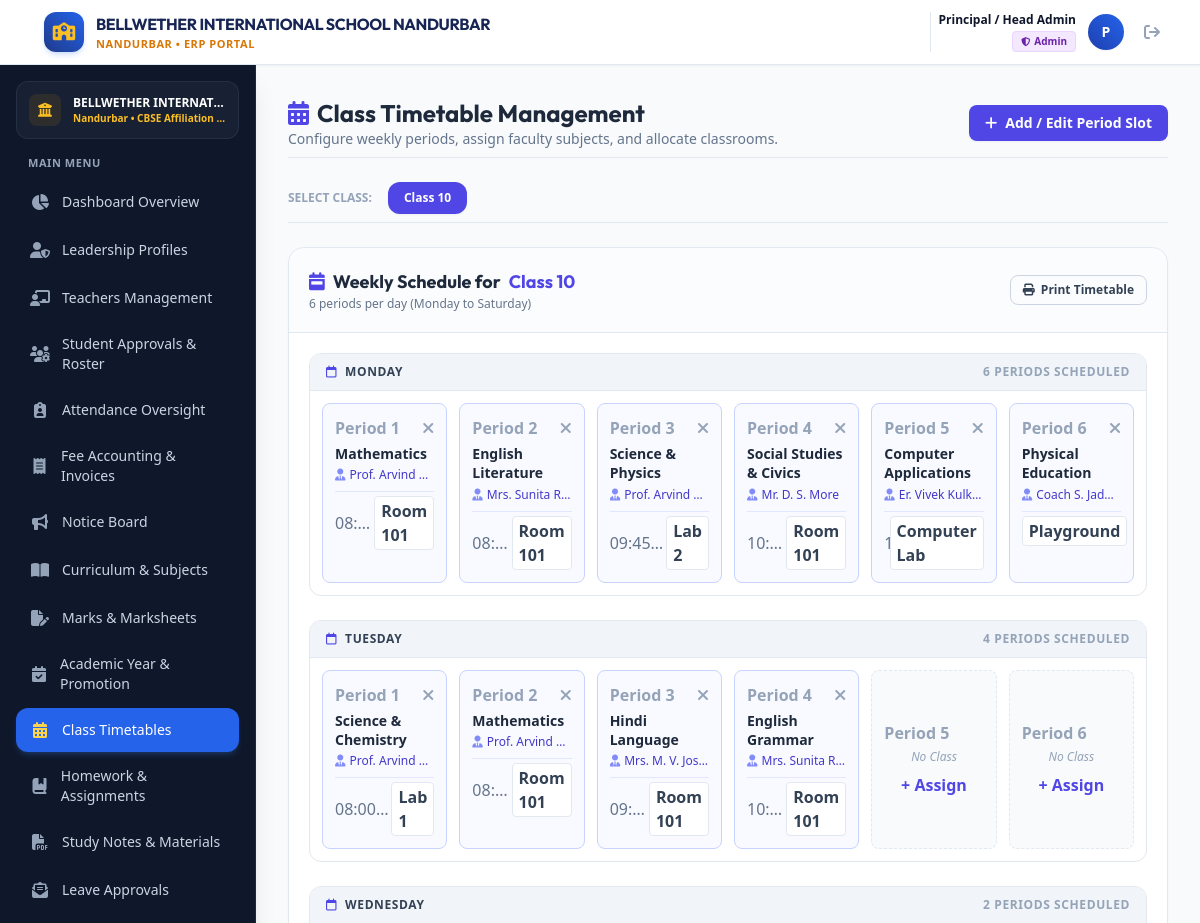
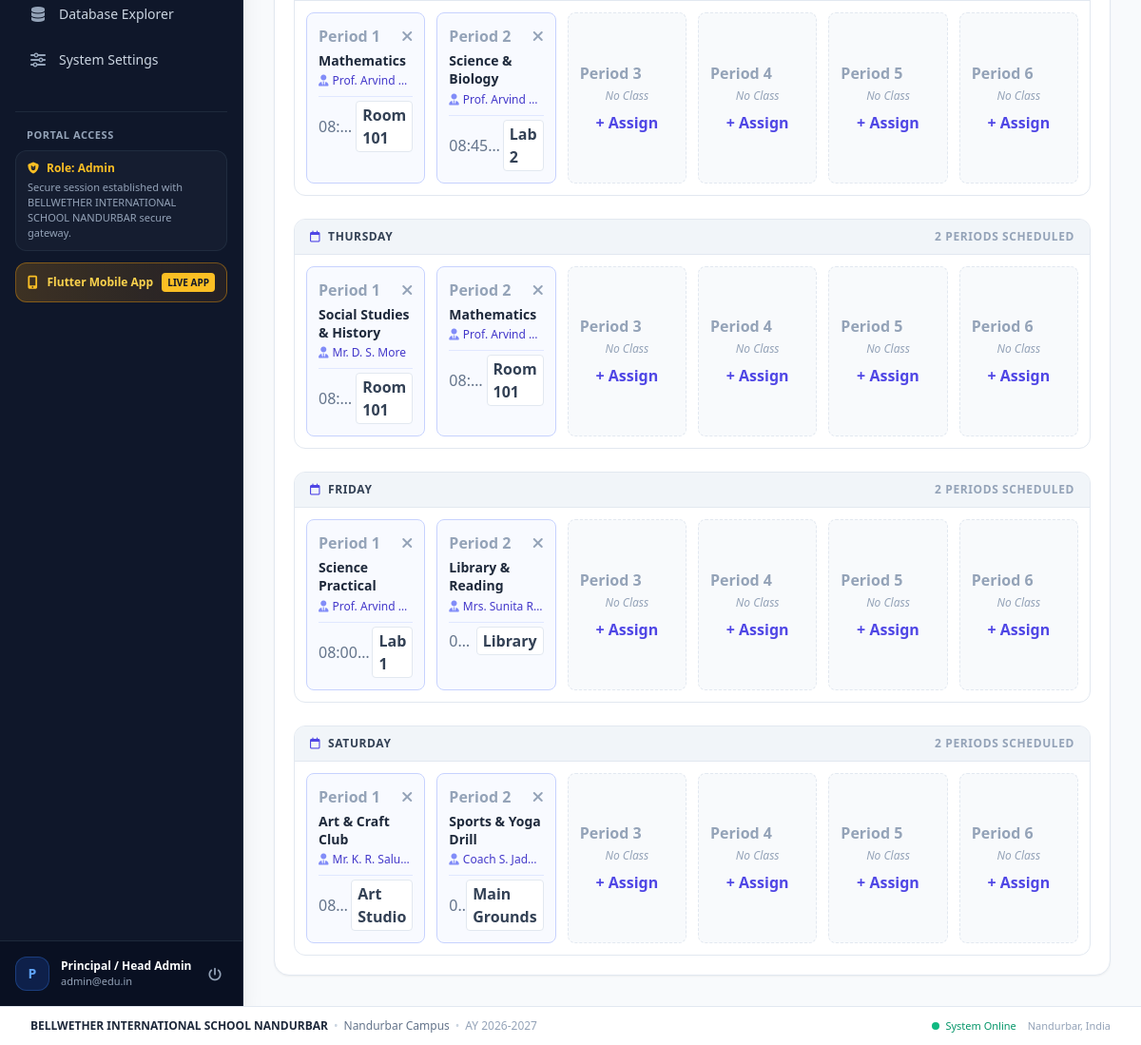
Page /admin/timetable.php (signed in) on the committed database (2 pictures, top to bottom).
### tables this page shows
CREATE TABLE settings (
            key TEXT PRIMARY KEY,
            value TEXT
        );

CREATE TABLE timetables (
            id INTEGER PRIMARY KEY AUTOINCREMENT,
            class TEXT NOT NULL,
            day_of_week TEXT NOT NULL,
            period_number INTEGER NOT NULL,
            time_slot TEXT NOT NULL,
            subject TEXT NOT NULL,
            teacher_name TEXT NOT NULL,
            room_no TEXT DEFAULT 'Room 101'
        );

### admin/timetable.php (the view, shortened to what the rows shown need)
<?php
require_once __DIR__ . '/../config/db.php';
require_once __DIR__ . '/../includes/auth.php';
$classes_query = $pdo->query("SELECT DISTINCT class FROM students WHERE class IS NOT NULL AND class != '' UNION SELECT DISTINCT class FROM timetables ORDER BY class");
$all_classes = $classes_query->fetchAll(PDO::FETCH_COLUMN);
$selected_class = $_GET['class'] ?? $all_classes[0];
$ttStmt = $pdo->prepare("SELECT * FROM timetables WHERE class = ? ORDER BY period_number ASC");
$ttStmt->execute([$selected_class]);
$raw_slots = $ttStmt->fetchAll();
$days = ['Monday', 'Tuesday', 'Wednesday', 'Thursday', 'Friday', 'Saturday'];
$timetable_grid = [];
foreach ($days as $d) {
    $timetable_grid[$d] = [];
}
foreach ($raw_slots as $slot) {
    if (isset($timetable_grid[$slot['day_of_week']])) {
        $timetable_grid[$slot['day_of_week']][$slot['period_number']] = $slot;
    }
}
require_once __DIR__ . '/../includes/header.php';
require_once __DIR__ . '/../includes/sidebar.php';
?>
<main class="flex-1 overflow-y-auto bg-slate-50 p-4 sm:p-6 lg:p-8">
<div class="space-y-6">
    <div class="flex flex-col sm:flex-row sm:items-center sm:justify-between gap-4 pb-2 border-b border-slate-200 no-print">
        <div>
            <h1 class="text-2xl font-bold text-slate-800 flex items-center gap-2">
                <i class="fa-solid fa-calendar-days text-indigo-600"></i>
                Class Timetable Management
            </h1>
        </div>
    </div>
    <div class="bg-white rounded-2xl border border-slate-200 shadow-sm overflow-hidden">
        <div class="p-5 border-b border-slate-200 flex items-center justify-between bg-slate-50/50">
            <div>
                <h2 class="text-lg font-bold text-slate-800 flex items-center gap-2">
                    <i class="fa-solid fa-calendar-week text-indigo-600"></i>
                    Weekly Schedule for <span class="text-indigo-600"><?= htmlspecialchars($selected_class) ?></span>
                </h2>
            </div>
        </div>
        <div class="p-5 overflow-x-auto">
            <div class="space-y-6">
                <?php foreach ($days as $day):
                    $day_slots = $timetable_grid[$day] ?? [];
                ?>
                    <div class="border border-slate-200 rounded-xl overflow-hidden">
                        <div class="px-4 py-2.5 bg-slate-100 border-b border-slate-200 font-bold text-xs uppercase tracking-wider text-slate-700 flex items-center justify-between">
                            <span class="flex items-center gap-2">
                                <i class="fa-regular fa-calendar text-indigo-600"></i>
                                <?= $day ?>
                            </span>
                            <span class="text-2xs font-semibold text-slate-400">
                                <?= count($day_slots) ?> Periods Scheduled
                            </span>
                        </div>
                        <div class="p-3 grid grid-cols-1 sm:grid-cols-2 md:grid-cols-3 lg:grid-cols-6 gap-3">
                            <?php for ($p = 1; $p <= 6; $p++):
                                $slot = $day_slots[$p] ?? null;
                            ?>
                                <div class="p-3 rounded-lg border <?= $slot ? 'bg-indigo-50/40 border-indigo-200' : 'bg-slate-50 border-dashed border-slate-200 text-center flex flex-col items-center justify-center' ?> min-h-[110px] relative group transition hover:shadow-xs">
                                    <div class="flex items-center justify-between text-2xs font-semibold text-slate-400 mb-1 w-full">
                                        <span>Period <?= $p ?></span>
                                        <?php if ($slot): ?>
                                            <form method="POST" class="inline" onsubmit="return confirm('Remove Period <?= $p ?> on <?= $day ?>?')">
                                                <button type="submit" class="text-slate-400 hover:text-rose-600 transition" title="Delete slot">
                                                    <i class="fa-solid fa-xmark"></i>
                                                </button>
                                            </form>
                                        <?php endif; ?>
                                    </div>
                                    <?php if ($slot): ?>
                                        <div class="font-bold text-slate-800 text-sm leading-snug">
                                            <?= htmlspecialchars($slot['subject']) ?>
                                        </div>
                                        <div class="text-xs text-indigo-700 font-medium mt-1 truncate">
                                            <i class="fa-solid fa-user-tie mr-1 text-indigo-400"></i><?= htmlspecialchars($slot['teacher_name']) ?>
                                        </div>
                                        <div class="flex items-center justify-between mt-2 pt-1 border-t border-indigo-100 text-2xs text-slate-500">
                                            <span class="truncate"><?= htmlspecialchars($slot['time_slot']) ?></span>
                                            <span class="font-semibold text-slate-700 bg-white px-1.5 py-0.5 rounded border border-slate-200"><?= htmlspecialchars($slot['room_no']) ?></span>
                                        </div>
                                    <?php else: ?>
                                        <div class="text-xs text-slate-400 italic">No Class</div>
                                        <button onclick="openAddSlotModal('<?= $day ?>', <?= $p ?>)" class="mt-2 text-2xs font-semibold text-indigo-600 hover:text-indigo-800">
                                            + Assign
                                        </button>
                                    <?php endif; ?>
                                </div>
                            <?php endfor; ?>
                        </div>
                    </div>
                <?php endforeach; ?>
            </div>
        </div>
    </div>
</div>
</main>
<?php include __DIR__ . '/../includes/footer.php'; ?>

### includes/header.php (shortened to what the rows shown need)
<?php
require_once __DIR__ . '/auth.php';
$school_name = get_setting($pdo, 'school_name', 'BELLWETHER INTERNATIONAL SCHOOL NANDURBAR');
$school_city = get_setting($pdo, 'school_city', 'Nandurbar');
?>
<!DOCTYPE html>
<html lang="en" class="h-full bg-slate-50">
<head>
    <script src="https://cdn.tailwindcss.com"></script>
    <link rel="stylesheet" href="https://cdnjs.cloudflare.com/ajax/libs/font-awesome/6.5.1/css/all.min.css">
    <link rel="stylesheet" href="/assets/css/custom.css">
</head>
<body class="h-full flex flex-col font-sans text-slate-800 antialiased bg-slate-50">
    <header class="bg-white border-b border-slate-200 sticky top-0 z-30 shadow-sm no-print">
        <div class="px-4 sm:px-6 lg:px-8">
            <div class="flex items-center justify-between h-16">
                <div class="flex items-center space-x-3">
                    <a href="/" class="flex items-center space-x-2 sm:space-x-3 group min-w-0">
                        <div class="min-w-0">
                            <span class="text-xs sm:text-sm md:text-base font-bold tracking-tight text-navy-950 font-['Outfit'] block leading-tight truncate max-w-[130px] xs:max-w-[180px] sm:max-w-xs md:max-w-md lg:max-w-xl" title="<?= htmlspecialchars($school_name) ?>"><?= htmlspecialchars($school_name) ?></span>
                            <span class="text-[9px] sm:text-[11px] font-semibold tracking-wider text-amber-600 uppercase block truncate"><?= htmlspecialchars($school_city) ?> • ERP Portal</span>
                        </div>
                    </a>
                </div>
            </div>
        </div>
    </header>
    <div class="flex-1 flex overflow-hidden">

### includes/sidebar.php (shortened to what the rows shown need)
<?php
$user = current_user();
$role = $user['role'] ?? 'student';
$school_name = isset($pdo) ? get_setting($pdo, 'school_name', 'BELLWETHER INTERNATIONAL SCHOOL NANDURBAR') : 'BELLWETHER INTERNATIONAL SCHOOL NANDURBAR';
$school_city = isset($pdo) ? get_setting($pdo, 'school_city', 'Nandurbar') : 'Nandurbar';
$school_affiliation = isset($pdo) ? get_setting($pdo, 'school_affiliation', 'CBSE #113042') : 'CBSE';
?>
<aside id="sidebar" class="fixed inset-y-0 left-0 z-40 w-64 bg-slate-900 text-slate-300 transform -translate-x-full lg:translate-x-0 lg:static lg:inset-auto transition-transform duration-200 ease-in-out flex flex-col justify-between shrink-0 shadow-xl border-r border-slate-800 no-print">
    <div class="p-4 flex-1 flex flex-col overflow-y-auto">
        <div class="px-3 py-3 mb-4 rounded-xl bg-slate-800/60 border border-slate-700/50 flex items-center space-x-3 min-w-0">
            <div class="min-w-0 flex-1">
                <p class="text-xs font-bold text-white truncate" title="<?= htmlspecialchars($school_name) ?>"><?= htmlspecialchars($school_name) ?></p>
                <p class="text-[10px] text-amber-400 font-semibold truncate"><?= htmlspecialchars($school_city) ?> • <?= htmlspecialchars($school_affiliation) ?></p>
            </div>
        </div>
        <div class="mt-8 pt-4 border-t border-slate-800">
            <div class="px-3 py-2.5 rounded-xl bg-slate-800/40 border border-slate-700/40 text-xs text-slate-300">
                <div class="flex items-center space-x-2 text-amber-400 font-semibold mb-1">
                    <i class="fa-solid fa-shield-cat"></i>
                    <span>Role: <?= ucfirst($role) ?></span>
                </div>
                <p class="text-[11px] text-slate-400">Secure session established with <?= htmlspecialchars($school_name) ?> secure gateway.</p>
            </div>
        </div>
    </div>
</aside>

### includes/footer.php (shortened to what the rows shown need)
<?php
$footer_school_name = isset($pdo) ? get_setting($pdo, 'school_name', 'BELLWETHER INTERNATIONAL SCHOOL NANDURBAR') : 'BELLWETHER INTERNATIONAL SCHOOL NANDURBAR';
$footer_school_city = isset($pdo) ? get_setting($pdo, 'school_city', 'Nandurbar') : 'Nandurbar';
?>
    </div>
    <footer class="bg-white border-t border-slate-200 py-3 px-4 sm:px-6 lg:px-8 text-xs text-slate-500 flex flex-col sm:flex-row items-center justify-between gap-2 no-print">
        <div class="flex flex-wrap items-center justify-center sm:justify-start gap-1.5 text-center sm:text-left min-w-0">
            <span class="font-bold text-slate-800 break-words"><?= htmlspecialchars($footer_school_name) ?></span>
            <span class="text-slate-300 hidden sm:inline">&bull;</span>
            <span class="text-slate-500"><?= htmlspecialchars($footer_school_city) ?> Campus</span>
            <span class="text-slate-300 hidden sm:inline">&bull;</span>
            <span class="text-slate-400">AY 2026-2027</span>
        </div>
        <div class="flex items-center space-x-3 shrink-0">
            <span class="inline-flex items-center text-emerald-600 font-medium text-[11px]">
                <span class="w-2 h-2 rounded-full bg-emerald-500 mr-1.5 animate-pulse"></span> System Online
            </span>
            <span class="text-slate-400 text-[11px]"><?= htmlspecialchars($footer_school_city) ?>, India</span>
        </div>
    </footer>
</body>
</html>

### rows in the picture
settings: value "BELLWETHER INTERNATIONAL SCHOOL NANDURBAR", value "BELLWETHER INTERNAT…"
settings: value "NANDURBAR", value "Nandurbar"
settings: value "CBSE Affiliation…"
timetables: subject "Mathematics", teacher_name "Prof. Arvind…", time_slot "08:…", room_no "Room 101"
timetables: subject "English Literature", teacher_name "Mrs. Sunita R…", time_slot "08:…", room_no "Room 101"
timetables: subject "Science & Physics", teacher_name "Prof. Arvind…", time_slot "09:45…", room_no "Lab 2"
timetables: subject "Social Studies & Civics", teacher_name "Mr. D. S. More", time_slot "10:…", room_no "Room 101"
timetables: subject "Computer Applications", teacher_name "Er. Vivek Kulk…", room_no "Computer Lab"
timetables: subject "Physical Education", teacher_name "Coach S. Jad…", room_no "Playground"
timetables: subject "Science & Chemistry", teacher_name "Prof. Arvind…", time_slot "08:00…", room_no "Lab 1"
timetables: subject "Mathematics", teacher_name "Prof. Arvind…", time_slot "08:…", room_no "Room 101"
timetables: subject "Hindi Language", teacher_name "Mrs. M. V. Joshi", time_slot "09:…", room_no "Room 101"
timetables: subject "English Grammar", teacher_name "Mrs. Sunita R…", time_slot "10:…", room_no "Room 101"
timetables: subject "Mathematics", teacher_name "Prof. Arvind…", time_slot "08:…", room_no "Room 101"
timetables: subject "Science & Biology", teacher_name "Prof. Arvind…", time_slot "08:45…", room_no "Lab 2"
timetables: subject "Social Studies & History", teacher_name "Mr. D. S. More", time_slot "08:…", room_no "Room 101"
timetables: subject "Mathematics", teacher_name "Prof. Arvind…", time_slot "08:…", room_no "Room 101"
timetables: subject "Science Practical", teacher_name "Prof. Arvind…", time_slot "08:00…", room_no "Lab 1"
timetables: subject "Library & Reading", teacher_name "Mrs. Sunita R…", time_slot "0…", room_no "Library"
timetables: subject "Art & Craft Club", teacher_name "Mr. K. R. Salu…", time_slot "08…", room_no "Art Studio"
timetables: subject "Sports & Yoga Drill", teacher_name "Coach S. Jad…", room_no "Main Grounds"

### other values in the picture
$current_user['name'] "Principal / Head Admin"
$role_label "Admin"
substr($current_user['name'], 0, 1) "P"
$item['title'] "Dashboard Overview"
$item['title'] "Leadership Profiles"
$item['title'] "Teachers Management"
$item['title'] "Student Approvals & Roster"
$item['title'] "Attendance Oversight"
$item['title'] "Fee Accounting & Invoices"
$item['title'] "Notice Board"
$item['title'] "Curriculum & Subjects"
$item['title'] "Marks & Marksheets"
$item['title'] "Academic Year & Promotion"
$item['title'] "Class Timetables"
$item['title'] "Homework & Assignments"
